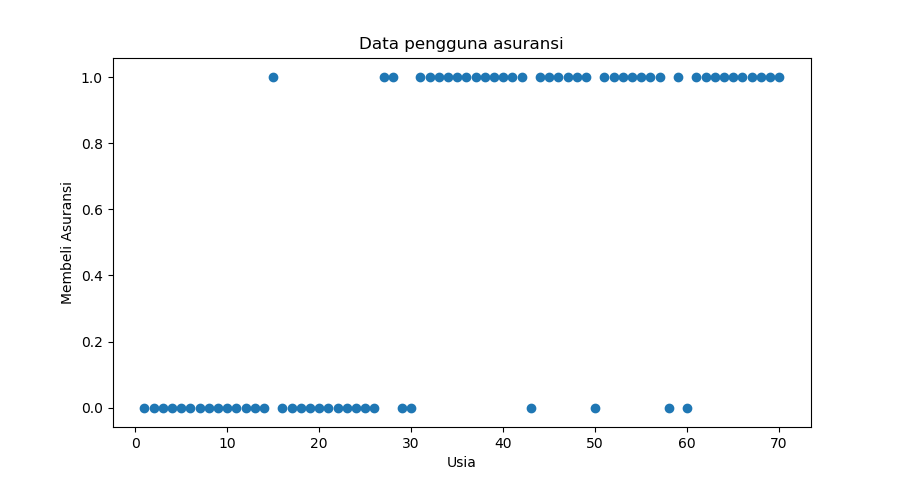

This figure's Python source:
import numpy as np
import pandas as pd
import matplotlib.pyplot as plt

df = pd.read_csv('1_data.csv', sep=',')
print(df)

# plot dataframe
plt.scatter(df['usia'], df['beliAsuransi'])
plt.xlabel('Usia')
plt.ylabel('Membeli Asuransi')
plt.title('Data pengguna asuransi')
plt.show()
